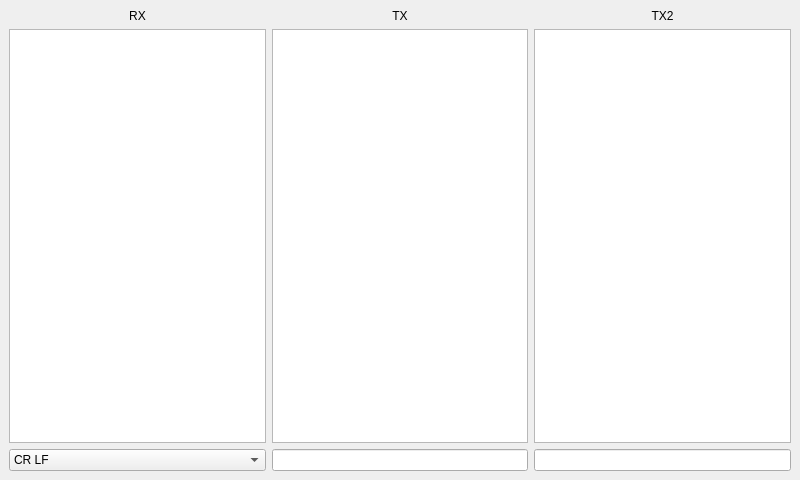
<?xml version="1.0" encoding="UTF-8"?>
<ui version="4.0">
 <class>MainWindow</class>
 <widget class="QMainWindow" name="MainWindow">
  <property name="geometry">
   <rect>
    <x>0</x>
    <y>0</y>
    <width>800</width>
    <height>480</height>
   </rect>
  </property>
  <property name="windowTitle">
   <string>Audio RS-232</string>
  </property>
  <widget class="QWidget" name="centralwidget">
   <layout class="QGridLayout" name="gridLayout">
    <item row="0" column="0">
     <widget class="QLabel" name="labelRX">
      <property name="text">
       <string>RX</string>
      </property>
      <property name="alignment">
       <set>Qt::AlignCenter</set>
      </property>
     </widget>
    </item>
    <item row="0" column="1">
     <widget class="QLabel" name="TX">
      <property name="text">
       <string>TX</string>
      </property>
      <property name="alignment">
       <set>Qt::AlignCenter</set>
      </property>
     </widget>
    </item>
    <item row="0" column="2">
     <widget class="QLabel" name="labelTX2">
      <property name="text">
       <string>TX2</string>
      </property>
      <property name="alignment">
       <set>Qt::AlignCenter</set>
      </property>
     </widget>
    </item>
    <item row="1" column="0">
     <widget class="QListWidget" name="listRX"/>
    </item>
    <item row="1" column="1">
     <widget class="QListWidget" name="listTX"/>
    </item>
    <item row="1" column="2">
     <widget class="QListWidget" name="listTX2"/>
    </item>
    <item row="2" column="0">
     <widget class="QComboBox" name="comboEOL">
      <property name="currentIndex">
       <number>2</number>
      </property>
      <item>
       <property name="text">
        <string>none</string>
       </property>
      </item>
      <item>
       <property name="text">
        <string>CR</string>
       </property>
      </item>
      <item>
       <property name="text">
        <string>CR LF</string>
       </property>
      </item>
      <item>
       <property name="text">
        <string>LF</string>
       </property>
      </item>
     </widget>
    </item>
    <item row="2" column="1">
     <widget class="QLineEdit" name="editTX"/>
    </item>
    <item row="2" column="2">
     <widget class="QLineEdit" name="editTX2"/>
    </item>
   </layout>
  </widget>
 </widget>
 <resources/>
 <connections/>
</ui>
